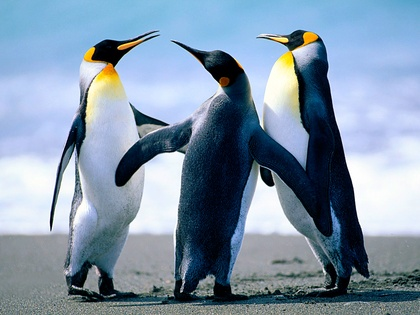
%> input picture Image_Processing/Penguins.jpg, 420 x 315 px, shrunk from 1024 x 768 before the run
$ octave method1.m   (GNU Octave 9; MATLAB toolbox functions it lacks are replaced by stand-ins)
%> lines starting %> are read from the running program, lines starting %| are printed output that depends on the picture
% 方法一：直接逆滤波

% 以下为图像退化加噪部分，每段代码均会用到
% 采用平均值法转化为灰度图像,且数据类型为double
Initialimage = im2double( imread('Penguins.jpg') );
[row, col, color] = size(Initialimage);
%> row = 315; col = 420; color = 3
Grayimage = zeros(row, col);
for i = 1:row
    for j = 1:col
        summ = 0;
        for k = 1:color
            summ = summ + Initialimage(i,j,k)/3;
        end
        Grayimage(i,j) = summ;
    end
end
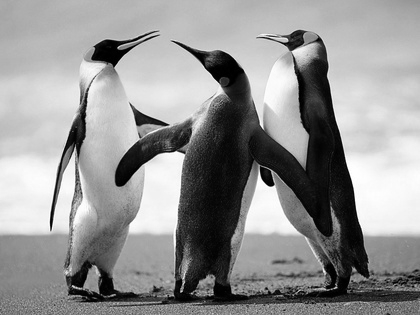
%> Grayimage: size 315x420 double; min 0, max 1, mean 0.581

% 图像退化加噪
PSF = fspecial('motion',20,10);      %定义滤波算子，类型为运动模糊，参数随便定义的
Blur = imfilter(Grayimage,PSF,'conv','circular');      %图像滤波实现退化，通过卷积完成
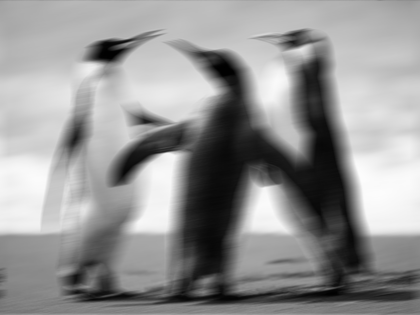
%> Blur: size 315x420 double; min 0.00388, max 0.992, mean 0.581
BlurandNoise = imnoise(Blur,'gaussian',0,0.04);      %添加高斯噪声
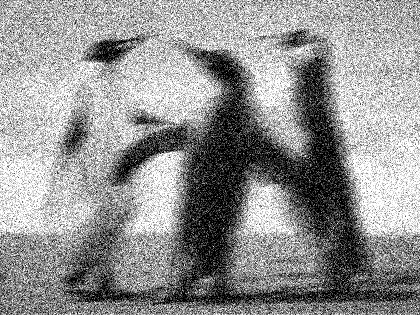
%> BlurandNoise: size 315x420 double; min 0, max 1, mean 0.575
subplot(221), imshow(Initialimage);
title('原图像');
subplot(222), imshow(Grayimage);
title('灰度图像');
subplot(223), imshow(Blur);
title('退化图像');
subplot(224), imshow(BlurandNoise);
title('加噪退化图');

%---------------------------接下来实现直接逆滤波-----------------------%
Noise = BlurandNoise - Blur;
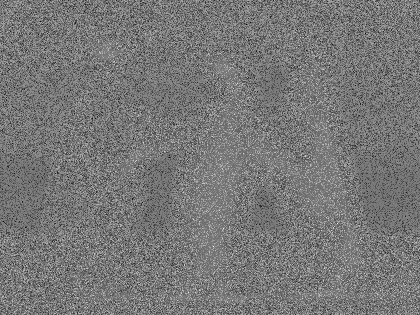
%> Noise: size 315x420 double; min -0.796, max 0.887, mean -0.00549; drawn with min black and max white
NoiseFT = fft2(Noise);
IFT = fft2(Grayimage);
HFT = fft2(PSF,row,col);      %限定HFT传递函数长宽与原图一致，否则会报错
Reimage = ifft2(IFT + NoiseFT./HFT);      %逆滤波实现图像还原
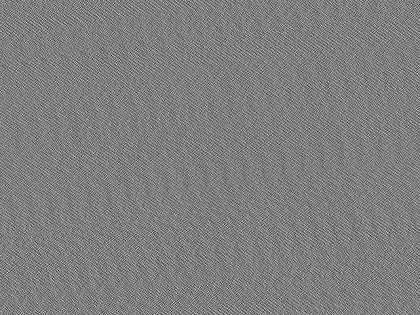
%> Reimage: size 315x420 double; min -69.98, max 71.46, mean 0.6; drawn with min black and max white

% 滤波效果展示
figure(2);
subplot(121), imshow(BlurandNoise), title('加噪退化图像');
subplot(122), imshow(Reimage), title('还原图像1:逆滤波');
%> after `imshow(Reimage)`:
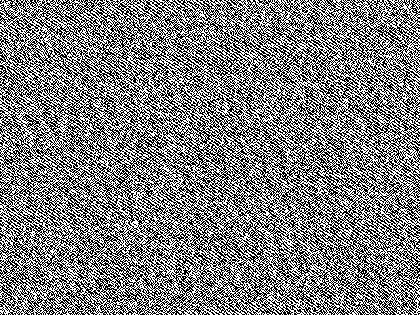
%> displayed picture: size 315x420, on the screen's scale of 0 to 255; min 0, max 255, mean 128

%
% 由结果可知，加上噪声后逆滤波几乎不可用，原因在于当退化函数H(u,v)趋近于0时，N(u,v)/H(u,v)项
% 会覆盖掉F(u,v),噪声被急剧放大,导致逆滤波得到的图像与原图像严重不符
